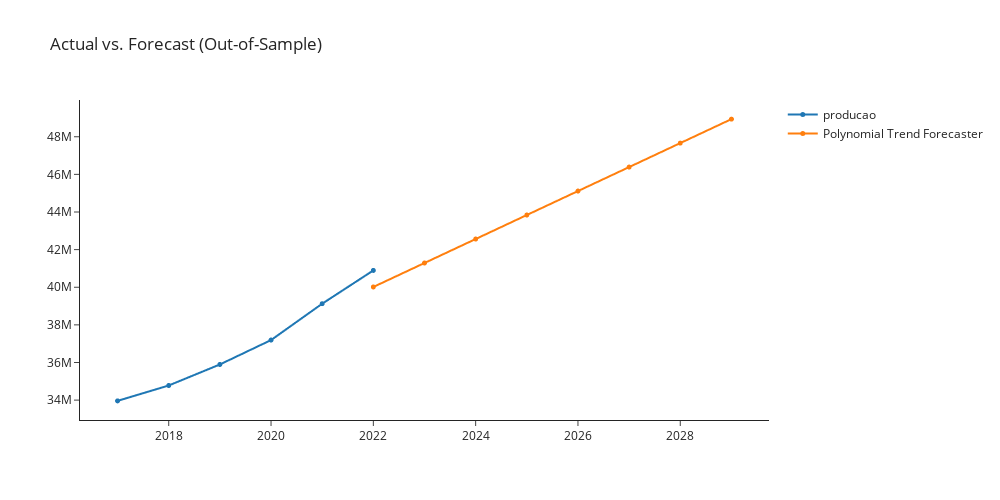

Source (notebook cell):
### Markdown cell above
## polytrend   Polynomial Trend Forecaster

### Code cell
polytrend = exp.create_model('polytrend')
exp.plot_model(plot = 'decomp', 
               data_kwargs = {'type' : 'multiplicative'},
               fig_kwargs = {"height":500,"width":1000,"template": "simple_white","hoverinfo":"none","big_data_threshold":10})
exp.plot_model(estimator = polytrend, 
               plot = 'forecast', 
               data_kwargs = {'fh' : 8},
               fig_kwargs = {"height":500,"width":1000,"template": "simple_white","hoverinfo":"none","big_data_threshold":10})

### Figure 1 — Plotly figure (JSON) as saved in the notebook; plotly's stock layout.template omitted (floating-point values rounded to 4 significant figures)
{"data": [{"hoverinfo": "none", "line": {"width": 2}, "marker": {"size": 5}, "mode": "lines+markers", "name": "producao", "type": "scattergl", "x": [2017, 2018, 2019, 2020, 2021, 2022, 2023, 2024, 2025, 2026, 2027, 2028, 2029], "xaxis": "x", "y": [33959879, 34777936, 35895207, 37191638, 39126269, 40894968, null, null, null, null, null, null, null], "yaxis": "y"}, {"hoverinfo": "none", "line": {"width": 2}, "marker": {"size": 5}, "mode": "lines+markers", "name": "Polynomial Trend Forecaster", "type": "scattergl", "x": [2017, 2018, 2019, 2020, 2021, 2022, 2023, 2024, 2025, 2026, 2027, 2028, 2029], "xaxis": "x", "y": [null, null, null, null, null, 40010000.0, 41290000.0, 42560000.0, 43838075, 45110000.0, 46390000.0, 47660000.0, 48940000.0], "yaxis": "y"}], "layout": {"autosize": false, "height": 500, "showlegend": true, "title": {"text": "Actual vs. Forecast (Out-of-Sample)"}, "width": 1000, "xaxis": {"anchor": "y", "domain": [0, 1]}, "yaxis": {"anchor": "x", "domain": [0, 1]}}}
